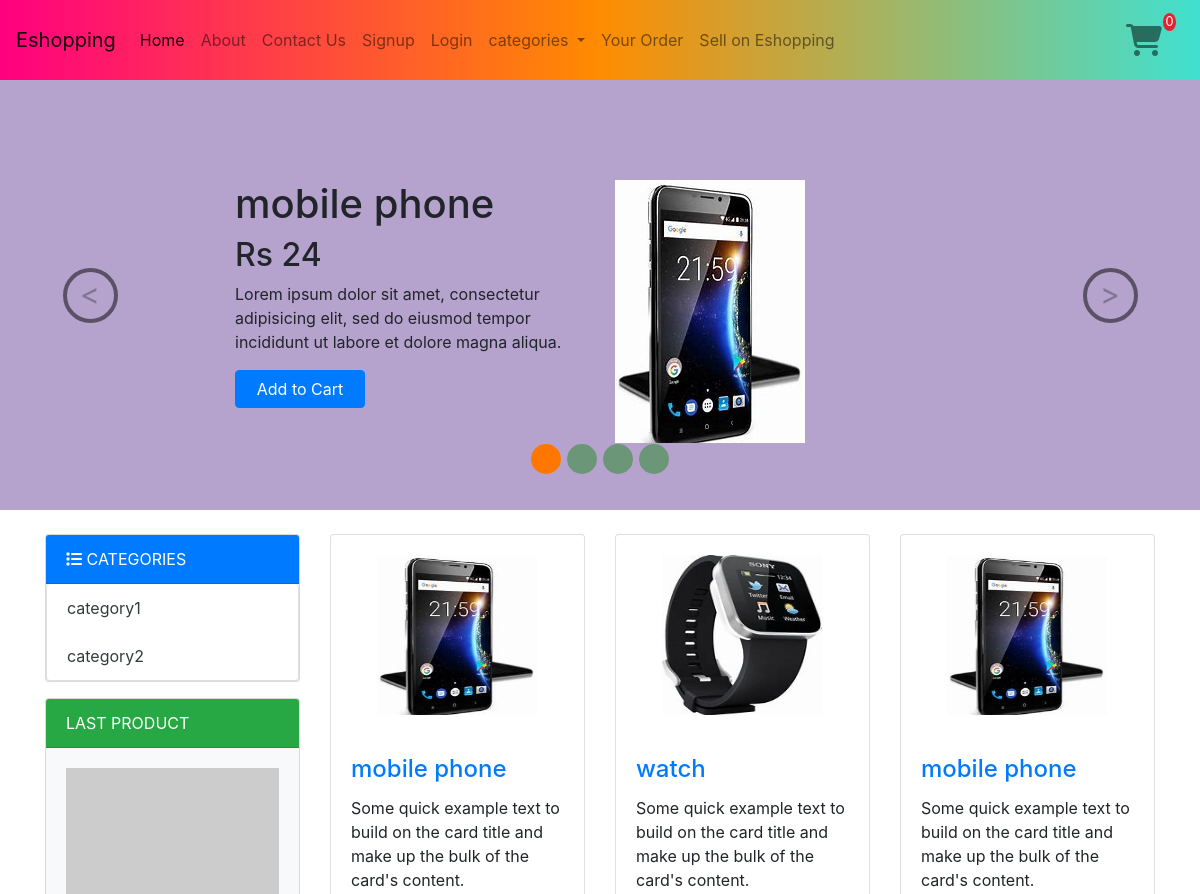
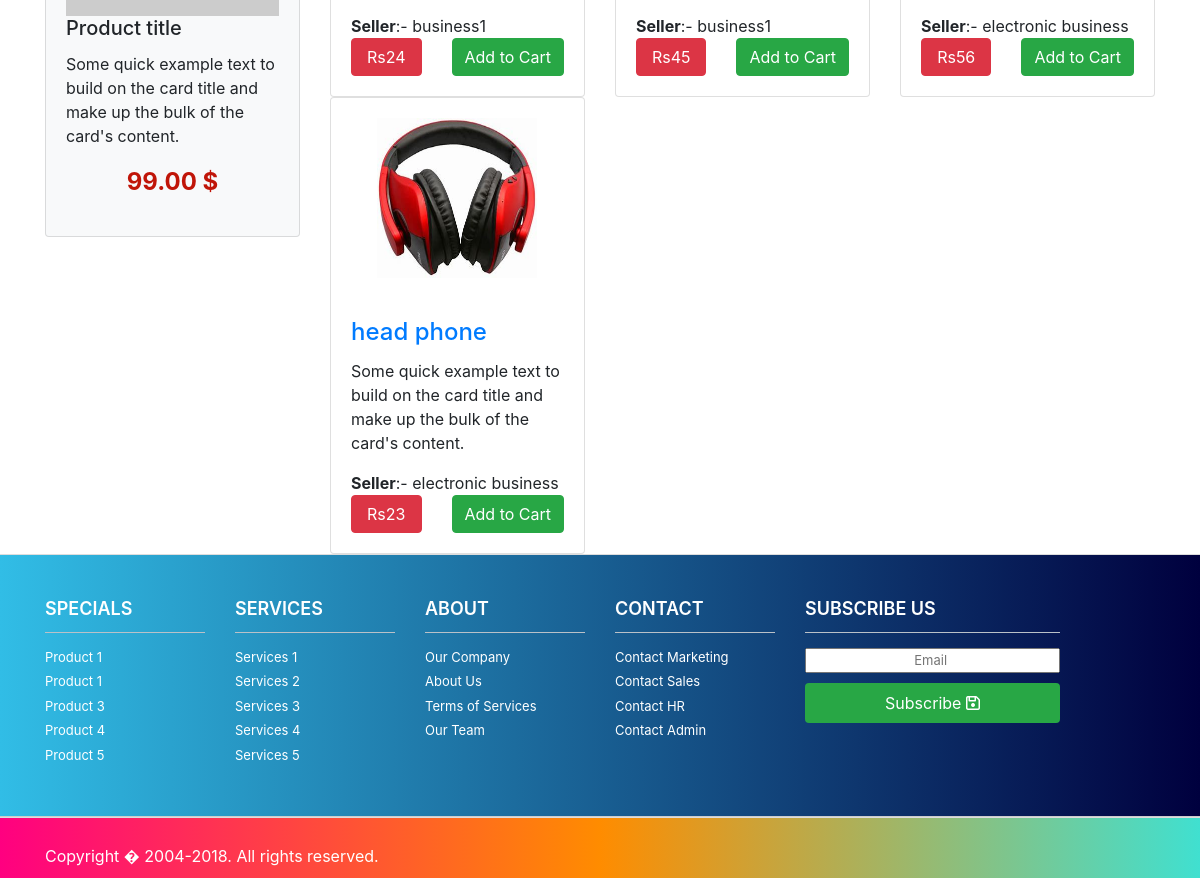
The page / on the database its author committed (2 pictures, top to bottom).
### a1/models.py (models this page shows, shortened)
class Product(models.Model):
    user=models.ForeignKey(UserProfile,on_delete=models.CASCADE,related_name='sellers')
    category=models.ForeignKey(Category,on_delete=models.CASCADE,related_name='products')
    name=models.CharField(max_length=255)
    price=models.PositiveIntegerField()
    description=models.TextField()
    image=models.ImageField(upload_to='product_images',blank=True)

class Category(models.Model):
    name=models.CharField(max_length=255,unique=True)

class UserProfile(User):
    phone_number=PhoneNumberField()
    bank_detail=models.BooleanField(default=False)
    business_detail=models.BooleanField(default=False)
    role=MultiSelectField(choices=MY_CHOICES,default='customer')

class BusinessDetail(models.Model):
    user=models.OneToOneField(UserProfile,on_delete=models.CASCADE,related_name="business")
    name=models.CharField(max_length=20)
    address=models.CharField(max_length=255)
    city=models.CharField(max_length=20)
    state=models.CharField(max_length=20)
    zip_code=models.CharField(max_length=20)

### a1/views.py (the view)
# urls.py: path('', views.IndexView.as_view(),name='home'),
class IndexView(ListView):
    model=Category
    template_name='a1/index.html'
    def get_context_data(self,**kwargs):
        context=super().get_context_data(**kwargs)
        try:
            context['products']=Product.objects.all()
        except:
            pass
        return context

### a1/context_processors.py (called while the page is built)
def func1(request):
    try:
        user_profile=UserProfile.objects.get(username=request.user.username)
        cart7=CartVariable.objects.get_or_create(user_id=user_profile.user_ptr_id)[0]
        return {'qty':cart7.total_qty}
    except:
        return {'qty':0}

### templates/a1/index.html (shortened to what this page needs)
{% extends "a1/base.html" %}
{% block head %}
{% load static %}
<link rel="stylesheet" type="text/css" href="{% static 'css/category.css' %}">
{% endblock %}
{%block navblock%}
{% if category_list%}
<li class="nav-item dropdown">
    <a class="nav-link dropdown-toggle" href="#" id="navbarDropdown" role="button" data-toggle="dropdown" aria-haspopup="true" aria-expanded="false">
      categories
    </a>
  </li>
  {% endif %}
  {%endblock%}
{% block content %}
{% if products %}
<div id="carouselExampleIndicators" class="carousel slide" data-ride="carousel">
  <ol class="carousel-indicators" >
    <li data-target="#carouselExampleIndicators" data-slide-to="0" class="active"></li>
    {% for product in products|slice:"1:"%}
    <li data-target="#carouselExampleIndicators" data-slide-to="{{forloop.counter}}"></li>
    {% endfor %}
  </ol>
  <div class="carousel-inner">
    <div class="carousel-item active">
      <div class="row" style="background-color:rgba(109, 73, 155,0.5);padding: 100px;height: 430px;" >
      <div class="col-sm-6" style="padding-left: 150px;">
          <h1>{{products.0.name}}</h1>
            <h2>Rs {{products.0.price}}</h2>
            <p>Lorem ipsum dolor sit amet, consectetur adipisicing elit, sed do eiusmod tempor incididunt ut labore et dolore magna aliqua. </p>
            <button class="likebutton btn btn-primary" id="like{{ products.0.pk }}"  data-catid="{{ products.0.pk }}" style="width: 130px;">Add to Cart</button>
      </div>
      <div class="col-sm-6" >
          <img src='{{products.0.image.url}}'  alt="" />
      </div>
      </div>
    </div>
  </div>
  <a class="carousel-control-prev" href="#carouselExampleIndicators" role="button" data-slide="prev">
    <span class="carousel-control-prev-icon" aria-hidden="true"  ></span>
  </a>
  <a class="carousel-control-next" href="#carouselExampleIndicators" role="button" data-slide="next">
    <span class="carousel-control-next-icon" aria-hidden="true"></span>
  </a>
  </div>
<div class="container mt-4">
  <div class="row">
      <div class="col-12 col-sm-3">
          <div class="card bg-light mb-3">
              <div class="card-header bg-primary text-white text-uppercase"><i class="fa fa-list"></i> Categories</div>
              <ul class="list-group category_block">
                {%for category in category_list%}
                  <li class="list-group-item"><a href="{% url 'a1:cat_detail' pk=category.pk %}">{{category.name}}</a></li>
                  {%endfor%}
              </ul>
          </div>
          <div class="card bg-light mb-3">
              <div class="card-header bg-success text-white text-uppercase">Last product</div>
              <div class="card-body">
                  <img class="img-fluid" src="https://dummyimage.com/600x400/55595c/fff" />
                  <h5 class="card-title">Product title</h5>
                  <p class="card-text">Some quick example text to build on the card title and make up the bulk of the card's content.</p>
                  <p class="bloc_left_price">99.00 $</p>
              </div>
          </div>
      </div>
      <div class="col">
        {% for category in category_list%}
          <div class="row">
            {%for product in category.products.all%}
            <div class="col-12 col-md-6 col-lg-4">
                <div class="card" >
                    <center><img class="card-img-top" src="{{product.image.url}}" alt="Card image cap" height="200" style="padding: 20px; width: 200px;" ></center>
                    <div class="card-body">
                        <h4 class="card-title"><a href="{% url 'a1:prod_detail' pk=product.pk %}" title="View Product">{{product.name}}</a></h4>
                        <p class="card-text">Some quick example text to build on the card title and make up the bulk of the card's content.</p>
                        <b>Seller</b>:- {{product.user.business.name}}
                        <div class="row">
                            <div class="col">
                                <a href="{% url 'a1:prod_detail' pk=product.pk %}" class="btn btn-danger btn-block">Rs{{product.price}}</a>
                            </div>
                            <div class="col">
                                <button class="likebutton btn btn-success btn-block" id="like{{ product.id }}"  data-catid="{{ product.id }}" >Add to Cart</button>
                            </div>
                        </div>
                    </div>
                </div>
            </div>
            {%endfor%}
          </div>
          {%endfor%}
      </div>
  </div>
</div>
{% endif %}
{%endblock%}

### static/css/category.css (style rules this page uses)
.bloc_left_price { color: #c01508; text-align: center; font-weight: bold; font-size: 150%; }
.category_block li a { color: #343a40; }

### templates/a1/index.html (style rules this page uses)
.carousel-control-prev-icon, .carousel-control-next-icon { height: 55px; width: 55px; outline: black; background-size: 100%, 100%; border-radius: 50%; border: 4px solid black; background-image: none; }
.carousel-control-next-icon:after { content: '>'; font-size: 30px; color: rgba(0, 0, 0, 0.558); }
.carousel-control-prev-icon:after { content: '<'; font-size: 30px; color: rgba(0, 0, 0, 0.558); }
.carousel-indicators li { background-color: #238a23; border-radius: 50%; height: 30px; position: relative; -webkit-box-flex: 0; -ms-flex: 0 1 auto; flex: 0 1 auto; width: 30px; height: 30px; margin-right: 3px; margin-left: 3px; text-indent: -999px; }
.carousel-indicators .active { background-color:#FF7600; }

### rows shown on the page
Product: image (picture), name "watch", user.business.name "business1", price "45"
Product: image (picture), name "mobile phone", user.business.name "electronic business", price "56"
Product: image (picture), name "head phone", user.business.name "electronic business", price "23"
Product: name "mobile phone", price "24", image (picture), user.business.name "business1"
Category: name "category1"
Category: name "category2"
